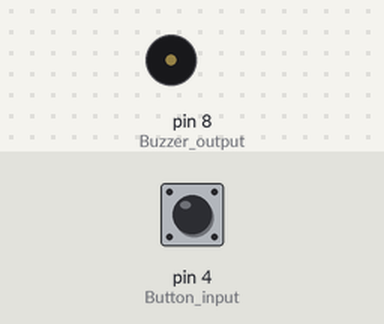
The sketch below on a simulated Arduino Uno, built with avr-gcc and run on an emulated ATmega328P. Parts: buzzer (waves = sounding, pin HIGH). The test bench sets the inputs (shaded band); at power-on: pin 4 (Button_input) LOW.

Above: at 1.2 s.
1.3 s: pin 4 (Button_input) pulled HIGH for 0.15 s
At 1.37 s:
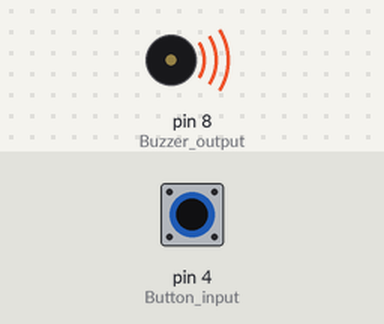
2.9 s: pin 4 (Button_input) pulled HIGH for 3.2 s
At 7.5 s:
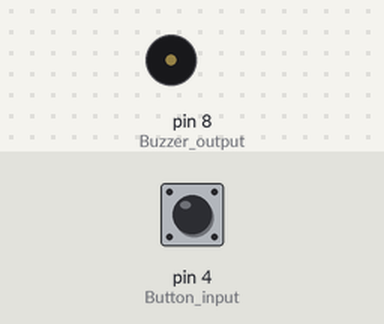
Timing chart, 0 to 9.0 s (numbered marks = the images above; inputs shaded):
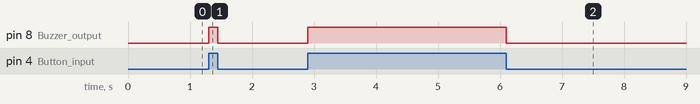

The sketch:

Buzzercontrol.ino
```cpp
void setup() {
  pinMode(4, INPUT);     // Button input
  pinMode(8, OUTPUT);    // Buzzer output
}

void loop() {
  if (digitalRead(4) == HIGH) {
    digitalWrite(8, HIGH);  // Turn buzzer ON
  } else {
    digitalWrite(8, LOW);   // Turn buzzer OFF
  }
}
```

Measured:
- after the input at 1.3 s, pin 8 (Buzzer_output): LOW → HIGH at once, → LOW 0.15 s later
- after the input at 2.9 s, pin 8 (Buzzer_output): LOW → HIGH at once, → LOW 3.2 s later
